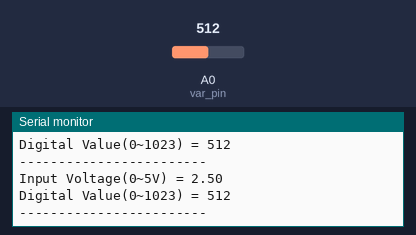
Bench run of a sketch on a simulated Arduino Uno, built with avr-gcc and run on an emulated ATmega328P. Shown: the last lines printed to the serial monitor. Inputs (shaded band) come from the test bench; at power-on: A0 (var_pin) = 512.

Above: at 4.8 s.
4.9 s: A0 (var_pin) set to 716
At 7.2 s:
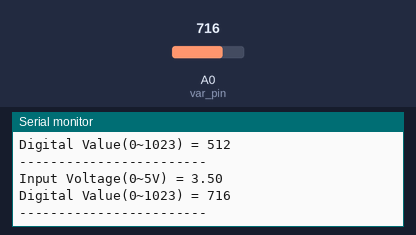
7.9 s: A0 (var_pin) set to 900
At 8.8 s:
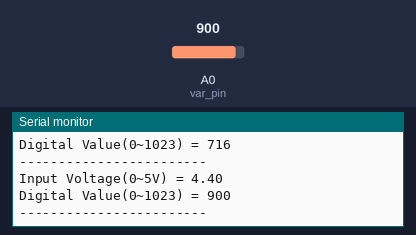
Timing chart, 0 to 10.9 s (numbered marks = the images above; inputs shaded):
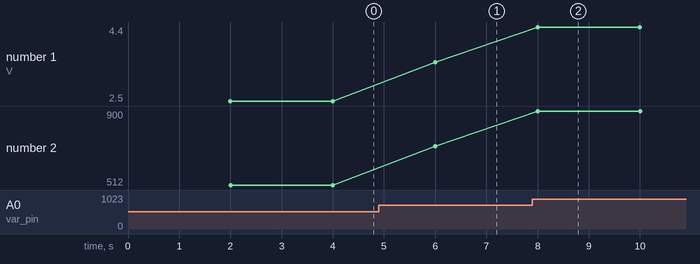

Measured:
- after the input at 4.9 s, the serial monitor: prints a new line after 1.1 s (image 1)
- after the input at 7.9 s, the serial monitor: prints a new line after 0.10 s (image 2)
- plotted number 1: 2.5 → 3.5 after the input at 4.9 s, 3.5 → 4.4 after the input at 7.9 s
- plotted number 2: 512 → 716 after the input at 4.9 s, 716 → 900 after the input at 7.9 s

The sketch:

app.ino
```cpp
#include <SimpleTimer.h>

SimpleTimer timer;
const int var_pin = A0;
int anlog_val;

void setup()
{
  Serial.begin(115200);
  timer.setInterval(2000, check);
}

void loop()
{
  timer.run();
}

void check()
{
  int digital_val;
  float ff;

  digital_val = analogRead(var_pin);
  ff = (float)digital_val / 1023. * 5.0;

  Serial.print("Input Voltage(0~5V) = ");
  Serial.println(ff);

  Serial.print("Digital Value(0~1023) = ");
  Serial.println(digital_val);
  Serial.println("------------------------");
}
```
